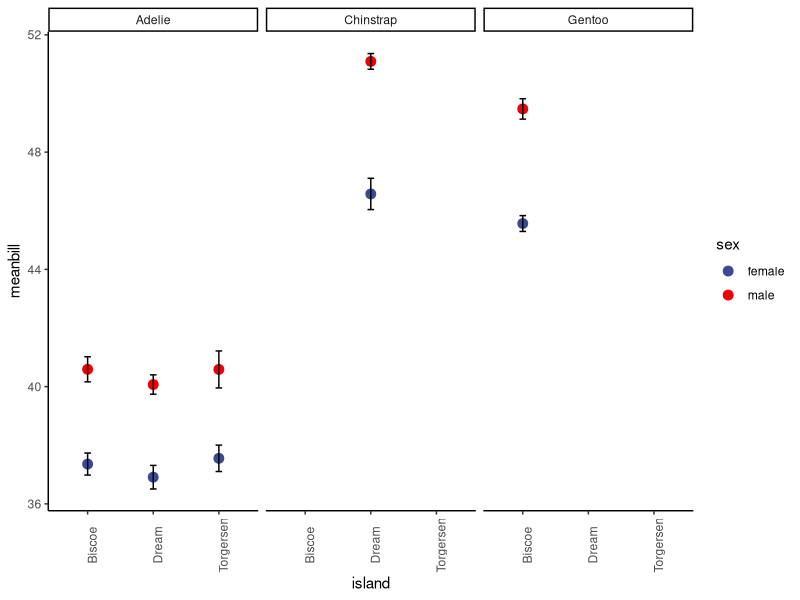

Recreate this plot in R.
## ---- chunk 1
library(tidyverse)
library(palmerpenguins)

## ---- chunk 2
mpgpercyl<-mtcars%>%
  group_by(cyl)%>% #group = cylinder 
  summarize(mean=mean(mpg),error=sd(mpg)) # a simple summarize with just mean and standard deviation

head(mpgpercyl)

## ---- chunk 3
mpgdf<-mtcars%>%
  filter(cyl=='4' , hp >100) %>% #filters mtcars to only include cars w/ 4 cylinders and hp greater than 100
  summarize(min = min(mpg), max = max(mpg), mean = mean(mpg), error=sd(mpg))

head(mpgdf)
## ---- chunk 4
head(penguins)

sumpens<- penguins %>%
  group_by(species, island, sex) %>%
  summarize(meanbill=mean(bill_length_mm), sd=sd(bill_length_mm), n=n(), se=sd/sqrt(n))%>%
  na.omit() #removes rows with NA values (a few rows would otherwise have NA in 'sex' due to sampling error in the field)

sumpens
## ---- chunk 5
library(ggsci)

pd=position_dodge(width=0.5)
ggplot(sumpens, aes(x=island, y=meanbill))+
  geom_point(data=sumpens, aes(x=island, y=meanbill, color=sex), size=3)+
  geom_errorbar(data=sumpens, aes(x=island, ymin=meanbill-se, ymax=meanbill+se),width=0.1)+
  theme_classic()+
  scale_color_aaas()+
  facet_wrap(~species)+
  theme(axis.text.x = element_text(angle = 90))

